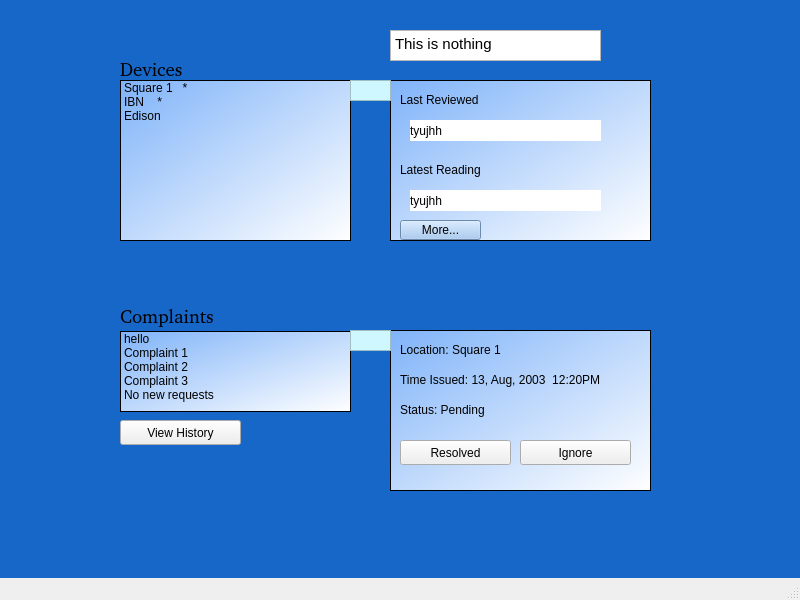
<?xml version="1.0" encoding="UTF-8"?>
<ui version="4.0">
 <class>TaintSpotter</class>
 <widget class="QMainWindow" name="TaintSpotter">
  <property name="geometry">
   <rect>
    <x>0</x>
    <y>0</y>
    <width>800</width>
    <height>600</height>
   </rect>
  </property>
  <property name="windowTitle">
   <string>MainWindow</string>
  </property>
  <property name="styleSheet">
   <string notr="true"/>
  </property>
  <widget class="QWidget" name="centralwidget">
   <property name="styleSheet">
    <string notr="true">QWidget#centralwidget{
background-color: rgb(23, 103, 201);}</string>
   </property>
   <widget class="QListWidget" name="devices">
    <property name="geometry">
     <rect>
      <x>120</x>
      <y>80</y>
      <width>231</width>
      <height>161</height>
     </rect>
    </property>
    <property name="styleSheet">
     <string notr="true">font: 25 11pt &quot;URW Bookman&quot;;
background-color: qlineargradient(spread:pad, x1:0, y1:0, x2:1, y2:1, stop:0 rgba(127, 179, 249, 255), stop:1 rgba(255, 255, 255, 255))</string>
    </property>
    <item>
     <property name="text">
      <string>Square 1   *</string>
     </property>
    </item>
    <item>
     <property name="text">
      <string>IBN    *</string>
     </property>
    </item>
    <item>
     <property name="text">
      <string>Edison</string>
     </property>
    </item>
   </widget>
   <widget class="QListWidget" name="complaints">
    <property name="geometry">
     <rect>
      <x>120</x>
      <y>331</y>
      <width>231</width>
      <height>81</height>
     </rect>
    </property>
    <property name="styleSheet">
     <string notr="true">background-color: qlineargradient(spread:pad, x1:0, y1:0, x2:1, y2:1, stop:0 rgba(127, 179, 249, 255), stop:1 rgba(255, 255, 255, 255))</string>
    </property>
    <item>
     <property name="text">
      <string>hello</string>
     </property>
    </item>
    <item>
     <property name="text">
      <string>Complaint 1</string>
     </property>
    </item>
    <item>
     <property name="text">
      <string>Complaint 2</string>
     </property>
    </item>
    <item>
     <property name="text">
      <string>Complaint 3</string>
     </property>
    </item>
    <item>
     <property name="text">
      <string>No new requests</string>
     </property>
    </item>
   </widget>
   <widget class="QLabel" name="device_label">
    <property name="geometry">
     <rect>
      <x>120</x>
      <y>60</y>
      <width>67</width>
      <height>17</height>
     </rect>
    </property>
    <property name="styleSheet">
     <string notr="true">background-color: rgba(0,0,0,0);
font: 14pt, italics ;</string>
    </property>
    <property name="text">
     <string>Devices</string>
    </property>
   </widget>
   <widget class="QLabel" name="complnt_label">
    <property name="geometry">
     <rect>
      <x>120</x>
      <y>300</y>
      <width>101</width>
      <height>31</height>
     </rect>
    </property>
    <property name="styleSheet">
     <string notr="true">background-color: rgba(0,0,0,0);
font: 14pt, italics ;</string>
    </property>
    <property name="text">
     <string>Complaints</string>
    </property>
   </widget>
   <widget class="QListWidget" name="devices_2">
    <property name="geometry">
     <rect>
      <x>390</x>
      <y>80</y>
      <width>261</width>
      <height>161</height>
     </rect>
    </property>
    <property name="styleSheet">
     <string notr="true">font: 25 11pt &quot;URW Bookman&quot;;
background-color: qlineargradient(spread:pad, x1:0, y1:0, x2:1, y2:1, stop:0 rgba(127, 179, 249, 255), stop:1 rgba(255, 255, 255, 255))</string>
    </property>
   </widget>
   <widget class="QLabel" name="label">
    <property name="geometry">
     <rect>
      <x>400</x>
      <y>90</y>
      <width>131</width>
      <height>20</height>
     </rect>
    </property>
    <property name="text">
     <string>Last Reviewed</string>
    </property>
   </widget>
   <widget class="QLabel" name="label_2">
    <property name="geometry">
     <rect>
      <x>400</x>
      <y>160</y>
      <width>131</width>
      <height>20</height>
     </rect>
    </property>
    <property name="text">
     <string>Latest Reading</string>
    </property>
   </widget>
   <widget class="QTextEdit" name="textEdit">
    <property name="geometry">
     <rect>
      <x>390</x>
      <y>30</y>
      <width>211</width>
      <height>31</height>
     </rect>
    </property>
    <property name="html">
     <string>&lt;!DOCTYPE HTML PUBLIC &quot;-//W3C//DTD HTML 4.0//EN&quot; &quot;http://www.w3.org/TR/REC-html40/strict.dtd&quot;&gt;
&lt;html&gt;&lt;head&gt;&lt;meta name=&quot;qrichtext&quot; content=&quot;1&quot; /&gt;&lt;style type=&quot;text/css&quot;&gt;
p, li { white-space: pre-wrap; }
&lt;/style&gt;&lt;/head&gt;&lt;body style=&quot; font-family:'Ubuntu'; font-size:11pt; font-weight:400; font-style:normal;&quot;&gt;
&lt;p style=&quot; margin-top:0px; margin-bottom:0px; margin-left:0px; margin-right:0px; -qt-block-indent:0; text-indent:0px;&quot;&gt;This is nothing&lt;/p&gt;&lt;/body&gt;&lt;/html&gt;</string>
    </property>
   </widget>
   <widget class="QListWidget" name="devices_3">
    <property name="geometry">
     <rect>
      <x>390</x>
      <y>330</y>
      <width>261</width>
      <height>161</height>
     </rect>
    </property>
    <property name="styleSheet">
     <string notr="true">font: 25 11pt &quot;URW Bookman&quot;;
background-color: qlineargradient(spread:pad, x1:0, y1:0, x2:1, y2:1, stop:0 rgba(127, 179, 249, 255), stop:1 rgba(255, 255, 255, 255))</string>
    </property>
   </widget>
   <widget class="QLabel" name="label_3">
    <property name="geometry">
     <rect>
      <x>400</x>
      <y>340</y>
      <width>131</width>
      <height>20</height>
     </rect>
    </property>
    <property name="text">
     <string>Location: Square 1</string>
    </property>
   </widget>
   <widget class="QLabel" name="label_4">
    <property name="geometry">
     <rect>
      <x>400</x>
      <y>400</y>
      <width>131</width>
      <height>20</height>
     </rect>
    </property>
    <property name="text">
     <string>Status: Pending</string>
    </property>
   </widget>
   <widget class="QLabel" name="label_5">
    <property name="geometry">
     <rect>
      <x>400</x>
      <y>370</y>
      <width>251</width>
      <height>20</height>
     </rect>
    </property>
    <property name="text">
     <string>Time Issued: 13, Aug, 2003  12:20PM</string>
    </property>
   </widget>
   <widget class="QPushButton" name="pushButton">
    <property name="geometry">
     <rect>
      <x>120</x>
      <y>420</y>
      <width>121</width>
      <height>25</height>
     </rect>
    </property>
    <property name="text">
     <string>View History</string>
    </property>
   </widget>
   <widget class="QPushButton" name="pushButton_2">
    <property name="geometry">
     <rect>
      <x>400</x>
      <y>440</y>
      <width>111</width>
      <height>25</height>
     </rect>
    </property>
    <property name="text">
     <string>Resolved</string>
    </property>
   </widget>
   <widget class="QPushButton" name="pushButton_3">
    <property name="geometry">
     <rect>
      <x>520</x>
      <y>440</y>
      <width>111</width>
      <height>25</height>
     </rect>
    </property>
    <property name="text">
     <string>Ignore</string>
    </property>
   </widget>
   <widget class="QPushButton" name="pushButton_4">
    <property name="geometry">
     <rect>
      <x>400</x>
      <y>220</y>
      <width>81</width>
      <height>20</height>
     </rect>
    </property>
    <property name="styleSheet">
     <string notr="true">background-color:rgb(153, 193, 241)</string>
    </property>
    <property name="text">
     <string>More...</string>
    </property>
   </widget>
   <widget class="QListWidget" name="devices_4">
    <property name="geometry">
     <rect>
      <x>350</x>
      <y>80</y>
      <width>41</width>
      <height>21</height>
     </rect>
    </property>
    <property name="styleSheet">
     <string notr="true">font: 11pt ;
background-color: rgba(207, 247, 255)</string>
    </property>
   </widget>
   <widget class="QListWidget" name="devices_5">
    <property name="geometry">
     <rect>
      <x>350</x>
      <y>330</y>
      <width>41</width>
      <height>21</height>
     </rect>
    </property>
    <property name="styleSheet">
     <string notr="true">font: 25 11pt;
background-color:rgba(207, 247, 255)</string>
    </property>
   </widget>
   <widget class="QLabel" name="label_6">
    <property name="geometry">
     <rect>
      <x>410</x>
      <y>120</y>
      <width>191</width>
      <height>21</height>
     </rect>
    </property>
    <property name="styleSheet">
     <string notr="true">background-color: rgb(255, 255, 255);</string>
    </property>
    <property name="text">
     <string>tyujhh</string>
    </property>
   </widget>
   <widget class="QLabel" name="label_7">
    <property name="geometry">
     <rect>
      <x>410</x>
      <y>190</y>
      <width>191</width>
      <height>21</height>
     </rect>
    </property>
    <property name="styleSheet">
     <string notr="true">background-color: rgb(255, 255, 255);</string>
    </property>
    <property name="text">
     <string>tyujhh</string>
    </property>
   </widget>
  </widget>
  <widget class="QMenuBar" name="menubar">
   <property name="geometry">
    <rect>
     <x>0</x>
     <y>0</y>
     <width>800</width>
     <height>22</height>
    </rect>
   </property>
  </widget>
  <widget class="QStatusBar" name="statusbar"/>
 </widget>
 <resources/>
 <connections/>
</ui>
